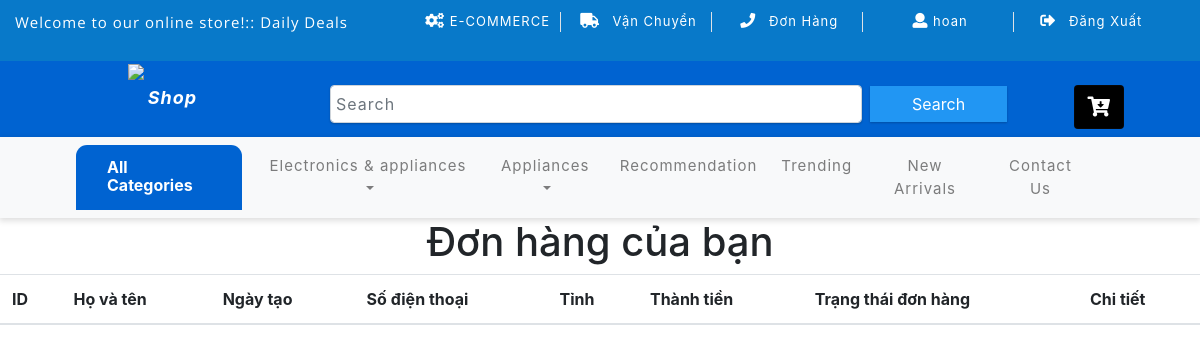
Before: /order/ (signed in) with the older database file.
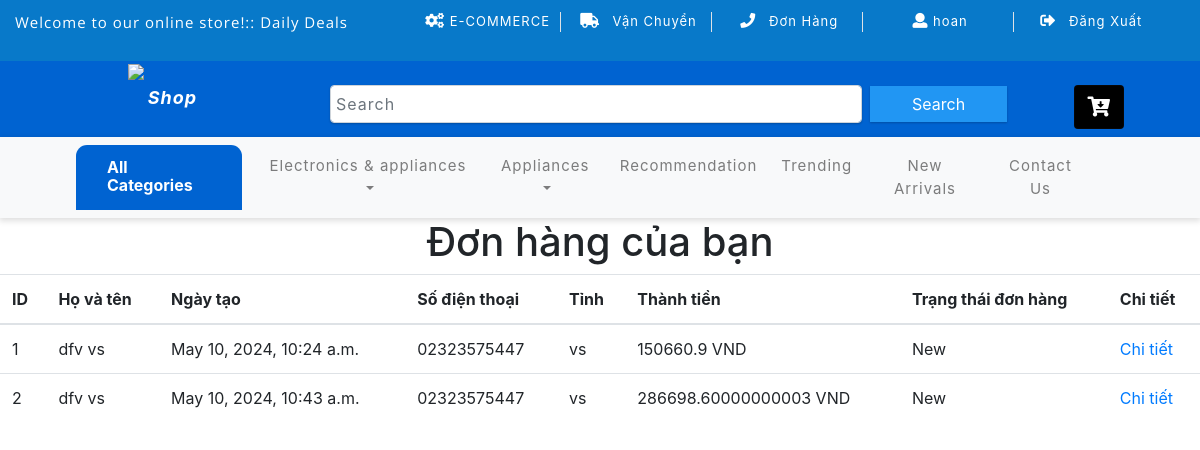
After: the same page with the newer database file.
### order/models.py (models this page shows, shortened)
class Order(models.Model):
    STATUS = (
        ("New", "New"),
        ("Accepted", "Accepted"),
        ("Preaparing", "Preaparing"),
        ("OnShipping", "OnShipping"),
        ("Completed", "Completed"),
        ("Canceled", "Canceled"),
    )
    user = models.ForeignKey(User, on_delete=models.CASCADE)
    name = models.CharField(max_length=10)
    surname = models.CharField(max_length=10)
    address = models.CharField(max_length=150)
    city = models.CharField(max_length=20)
    phone = models.CharField(max_length=20)
    total = models.FloatField()
    note = models.TextField(null=True, default="")
    status = models.CharField(choices=STATUS, default="New", max_length=15)
    create_at = models.DateTimeField(auto_now_add=True)
    update_at = models.DateTimeField(auto_now=True)

### order/views.py (the view)
# urls.py: path("", views.index, name="orderindex"),
@login_required(login_url="/login")
def index(request):
    current_user = request.user
    orders = Order.objects.all().filter(user_id=current_user.id)
    context = {
        "page": "orders",
        "orders": orders,
    }
    return render(request, "order_list.html", context)

### templates/order_list.html (shortened to what this page needs)
{% extends 'base.html' %}
{% load static %}
{% block css %}
<link href="{%static 'shop/css/orderlist.css' %}" rel="stylesheet">
{% endblock %}
{% block body %}
<div id="demo">
  <center><h1> Đơn hàng của bạn </h1></center>
  <div class="table-responsive-vertical shadow-z-1">
  <table id="table" class="table table-hover table-mc-light-blue">
      <thead>
        <tr>
          <th>ID</th>
          <th> Họ và tên </th>
          <th> Ngày tạo </th>
          <th> Số điện thoại </th>
            <th> Tỉnh </th>
            <th> Thành tiền </th>
            <th> Trạng thái đơn hàng </th>
            <th> Chi tiết </th>
        </tr>
      </thead>
      <tbody>
       {% for rs in orders %}
        <tr>
          <td data-title="ID">{{rs.id}}</td>
          <td data-title="Full Name">{{ rs.name }}  {{ rs.surname }}</td>
            <td>{{rs.create_at}}</td>
            <td>{{ rs.phone }}</td>
            <td>{{ rs.city }}</td>
            <td>{{ rs.total }} VND </td>
            <td>{{ rs.status }}</td>
          <td data-title="Link">
            <a href="/order/detail/{{ rs.id }}" target="_blank">Chi tiết </a>
          </td>
{% endfor %}
        </tr>
      </tbody>
    </table>
  </div>
                        </div>
{% endblock %}

### templates/base.html (shortened to what this page needs)
{% load static %}
<!DOCTYPE html>
<html lang="en">
<head>
    {% block css %}{% endblock %}
</head>
<body>
{% load bootstrap3 %}
{% load static %}
<!DOCTYPE html>
<html lang="zxx">
<head>
	<link href="{% static 'shop/css/bootstrap.css' %}" rel="stylesheet" type="text/css" media="all" />
	<link href="{% static 'shop/css/style.css' %}" rel="stylesheet" type="text/css" media="all" />
	<link rel="stylesheet" href="{% static 'shop/css/fontawesome-all.css' %}">
	<link href="{% static 'shop/css/popuo-box.css' %}" rel="stylesheet" type="text/css" media="all" />
	<link href="{% static 'shop/css/menu.css' %}" rel="stylesheet" type="text/css" media="all" />
	<link href="{% static 'shop/css/owl.carousel.css' %}" rel="stylesheet" type="text/css" media="all">
	<link rel="stylesheet" type="text/css" href="{% static 'shop/css/main-color.css' %}">
<link href="//maxcdn.bootstrapcdn.com/bootstrap/4.1.1/css/bootstrap.min.css" rel="stylesheet" id="bootstrap-css">
</head>
<body>
	<div class="agile-main-top">
		<div class="container-fluid">
			<div class="row main-top-w3l py-2">
				<div class="col-lg-4 header-most-top">
						<p class="text-white"> Welcome to our online store!:: <i class="{% static 'fas fa-gift' %}"></i><a href="#" class="text-white"> Daily Deals</a></p>
				</div>
				<div class="col-lg-8 header-right mt-lg-0 mt-2">
					<ul>
                        <li class="text-center border-right text-white"><a href="#" class="text-white">	<i class="fas fa-cogs"></i></i> E-COMMERCE</a></li>
						<li class="text-center border-right text-white">
							<a href="#" class="text-white"><i class="fas fa-truck mr-2"></i> Vận Chuyển</a>
						</li>
						<li class="text-center border-right text-white">
							<a href="{% url 'order:orderindex' %}" class="text-white">
								<i class="fas fa-phone mr-2"></i> Đơn Hàng</a></li>
						{% if request.user.is_authenticated %}
						<li class="text-center border-right text-white">
							<a href="{{ profile.get_absolute_url }}" class="text-white">
								<i class="fa fa-user"></i> {{ request.user}} </a>
						</li>
						<li class="text-center  boarder-right text-white">
							<a href="{% url 'shop:logout' %}"  class="text-white">
								<i class="fas fa-sign-out-alt mr-2"></i> Đăng Xuất </a>
						</li>
					{% endif %}
					</ul>
				</div>
			</div>
		</div>
	</div>
<div class="main-top-bottom">
	<div class="header-bot">
		<div class="container">
			<div class="row header-bot_inner_wthreeinfo_header_mid">
				<div class="col-md-3 logo_agile">
					<h6 class="text-center">
						<a href="{% url  'shop:index' %}" class="font-weight-bold font-italic">
							<img src="" alt=" " class="img-fluid" height="50px" width="50px">Shop
						</a>
					</h6>
				</div>
				<div class="col-md-9 header mt-4 mb-md-0 mb-4">
					<div class="row">
						<div class="col-10 agileits_search">
							<form class="form-inline" action='{% url "shop:query" %}' method="GET">
								<input class="form-control mr-sm-2" name="q" type="search" placeholder="Search" aria-label="Search" required>
								<button class="btn my-2 my-sm-0" type="submit">Search</button>
							</form>
						</div>
						<div class="col-2 top_nav_right text-center mt-sm-0 mt-2">
							<div class="wthreecartaits wthreecartaits2 cart cart box_1">
									<a href="{% url 'order:shopcart' %}"><button class="btn w3view-cart" type="submit" name="submit" value="">
										<i class="fas fa-cart-arrow-down"></i>
									</button>
									</a>
							</div>
						</div>
					</div>
				</div>
			</div>
		</div>
	</div>
</div>
	<div class="navbar-inner">
		<div class="container">
			<nav class="navbar navbar-expand-lg navbar-light bg-light">
	<header id="header">
                    <div class="col-lg-12 col-md-4">
                        <div class="vertical-menu vertical-category-block">
							<a href="{% url 'shop:index' %}">
                            <div class="block-title">
                                <span class="menu-title">All Categories</span>
                            </div>
								</a>
            </div>
        </div>
    </header>
				<div class="collapse navbar-collapse" id="navbarSupportedContent">
					<ul class="navbar-nav ml-auto text-center mr-xl-5">
						<li class="nav-item dropdown mr-lg-2 mb-lg-0 mb-2">
							<a class="nav-link dropdown-toggle" href="#" role="button" data-toggle="dropdown" aria-haspopup="true" aria-expanded="false">
								Electronics & appliances
							</a>
						</li>
						<li class="nav-item dropdown mr-lg-2 mb-lg-0 mb-2">
							<a class="nav-link dropdown-toggle" href="#" role="button" data-toggle="dropdown" aria-haspopup="true" aria-expanded="false">
								Appliances
							</a>
						</li>
						<li class="nav-item  mr-lg-2 mb-lg-0 mb-2">
							<a class="nav-link" href="{% url 'matrixfactorization:recommend' %}">Recommendation</a>
							</li>
							<li class="nav-item mr-lg-2 mb-lg-0 mb-2">
								<a class="nav-link" href="{% url 'shop:about' %}">Trending</a>
							</li>
							<li class="nav-item mr-lg-2 mb-lg-0 mb-2">
								<a class="nav-link" href="{% url 'shop:product_list' %}">New Arrivals</a>
							</li>
							<li class="nav-item">
								<a class="nav-link" href="">Contact Us</a>
							</li>
					</ul>
				</div>
			</nav>
		</div>
	</div>
    {% block body %}{% endblock %}
</body>
</html>

### shop/static/shop/css/style.css (style rules this page uses)
@media (min-width: 769px) { .container { padding: 0; } }
.vertical-category-block .block-title { display: block; padding: 13px 30px 13px 17px; border-top-right-radius: 11px; border-top-left-radius: 11px; position: relative; }
.vertical-category-block .block-title .menu-title { font-size: 16px; line-height: 18px; color: #ffffff; font-weight: 700; display: inline-block; padding-left: 14px; }
.vertical-category-block:not(.always) .block-title { cursor: pointer; }
body { font-family: 'Muli', sans-serif; background:#ddd; }
html, body { margin: 0; font-size: 100%; background: #fff; font-family: 'Open Sans', sans-serif; }
body a { text-decoration: none; transition: 0.5s all; -webkit-transition: 0.5s all; -moz-transition: 0.5s all; -o-transition: 0.5s all; -ms-transition: 0.5s all; }
a { transition: 0.5s all; -webkit-transition: 0.5s all; -moz-transition: 0.5s all; -o-transition: 0.5s all; -ms-transition: 0.5s all; }
h1, h2, h3, h4, h5, h6 { margin: 0; font-family: 'Lato', sans-serif; color: black; }
p { margin: 0; letter-spacing: 1px; font-size: 15px; line-height: 1.9; color: #999; font-family: 'Open Sans', sans-serif; }
ul { margin: 0; padding: 0; }
.main-top-w3l { background: #0879c9; }
.main-top-bottom { background: #0063d1; }
.header-most-top p { letter-spacing: 1px; font-size: 15px; }
.header-right ul li { display: inline-block; width: 19%; font-size: 13px; letter-spacing: 1px; }
.header-right ul li a { text-decoration: none; }
.header-right ul li i { font-size: 15px; }
.agileits_search input[type="search"] { color: #191e21; width: 78%; letter-spacing: 1px; padding: 5px; box-shadow: 0px 1px 2px 0px rgba(0, 0, 0, 0.22); }
.agileits_search button { border-radius: 0; background: #2196F3; color: #fff; width: 20%; box-shadow: 0px 1px 2px 0px rgba(0, 0, 0, 0.22); padding: 5px; }
.logo_agile h6 a { color: #FFF; font-size: 18px; text-decoration: none; letter-spacing: 1px; position: relative; }
.logo_agile h6 a img { position: absolute; left: -40%; top: -23px; }
.logo_agile { padding: 26px 0 21px; }
button.w3view-cart { font-size: 20px; color: #fff; width: 50px; height: 44px; background: #000; border: 1px solid rgba(27, 25, 25, 0.27); }
.navbar-inner { background: #f8f9fa; box-shadow: 0px 2px 6px 1px rgba(0, 0, 0, 0.13); }
.navbar-light .navbar-nav .nav-link { letter-spacing: 1px; font-size: 15px; color: #000; }

Changed rows visible on the page:
added Order: id "1", name "dfv", surname "vs", create_at "May 10, 2024, 10:24 a.m.", phone "02323575447", city "vs", total "150660.9", status "New"
added Order: id "2", name "dfv", surname "vs", create_at "May 10, 2024, 10:43 a.m.", phone "02323575447", city "vs", total "286698.60000000003", status "New"
